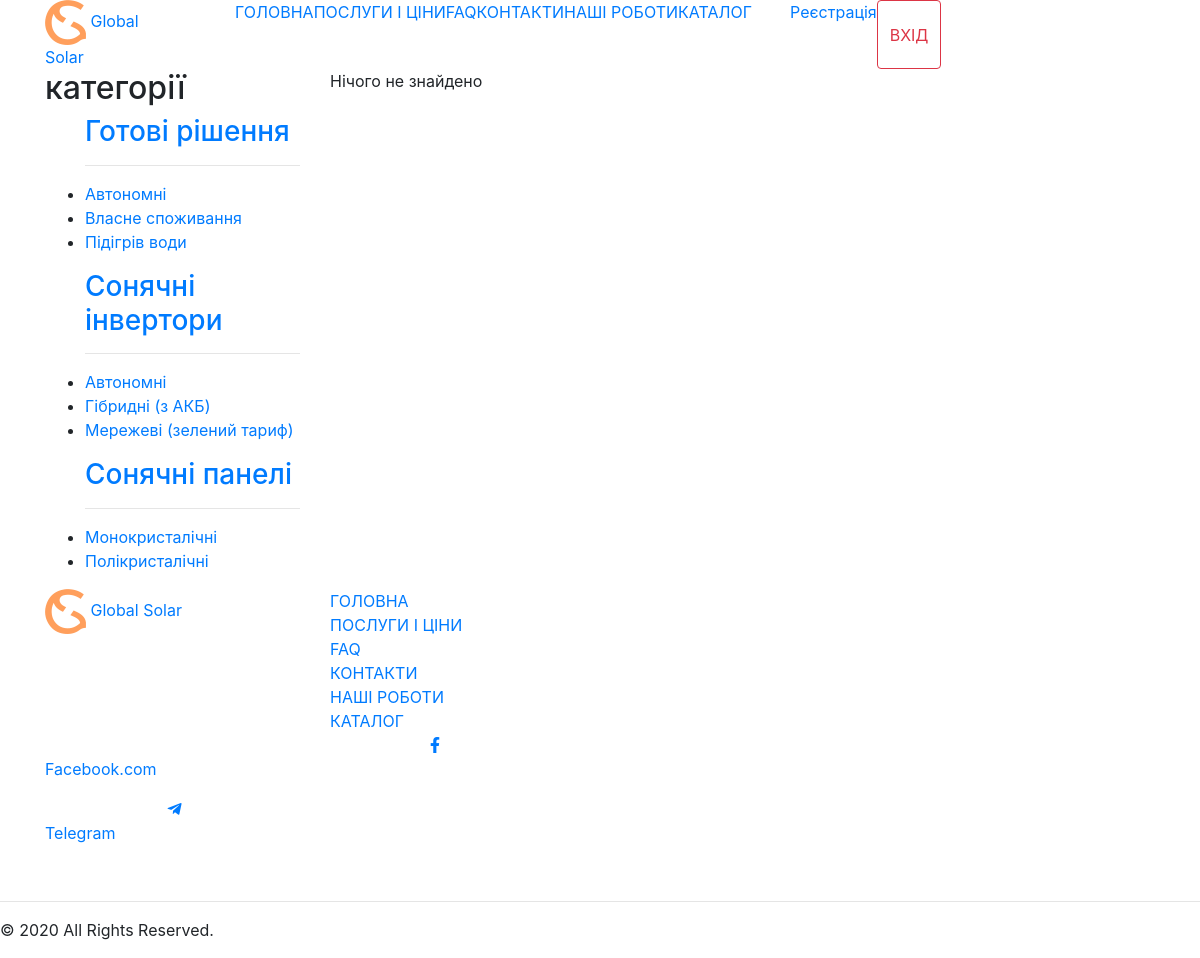
/catalog/SolarInverters, run on an earlier commit of the app's database.
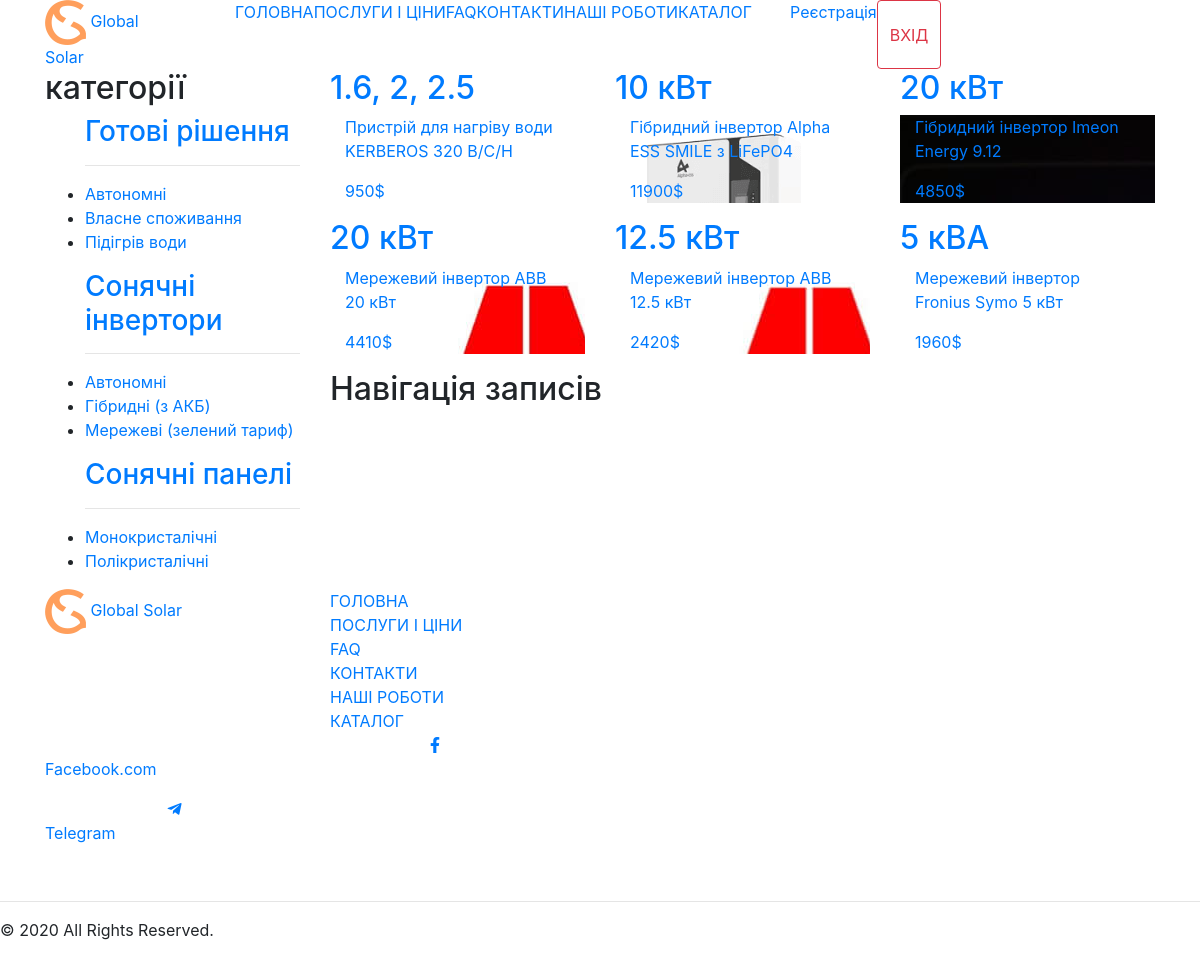
And on a later commit of the database.
### catalog/models.py (models this page shows, shortened)
class Catalog(models.Model):
    title = models.CharField(max_length=100)
    description = models.TextField(blank=True)
    catalog_type = models.CharField(max_length=30)
    power = models.CharField(max_length=30)
    price = models.IntegerField()
    made = models.CharField(max_length=50)
    weight = models.CharField(max_length=50)
    size = models.CharField(max_length=50)
    guarantee = models.CharField(max_length=50)
    is_published = models.BooleanField(default=True)
    photo_0 = models.ImageField(upload_to="photos/%Y/%m/%d/")
    photo_1 = models.ImageField(upload_to="photos/%Y/%m/%d/", blank=True)
    photo_2 = models.ImageField(upload_to="photos/%Y/%m/%d/", blank=True)
    photo_3 = models.ImageField(upload_to="photos/%Y/%m/%d/", blank=True)

### catalog/views.py (the view)
# urls.py: path('SolarInverters', views.SolarInverters, name="SolarInverters"),
def SolarInverters(request):
    SolarPanels = Catalog.objects.all().filter(Q(catalog_type='AutonomousInverters') | Q(catalog_type='HybridInverters') | Q(catalog_type='NetworkInverters'))
    paginator = Paginator(SolarPanels, 9)
    page_number = request.GET.get('page')
    page = paginator.get_page(page_number)
    context = {
        "SolarPanels": page,
    }
    return render(request, "pages/catalog/SolarInverters.html", context)

### templates/pages/catalog/SolarInverters.html (shortened to what this page needs)
{% extends 'base.html' %} {% load static %} {% block content %}
<div class="container-fluid bg-catalog">
  <div class="container catalog">
    <div class="row">
      <div class="col-3">
        <div class="col-12 category pl-0 pr-0">
          <div class="col-12 category_t p-0">
            <h2>категорії</h2>
          </div>
          <ul>
              <h3><a href="{% url 'ReadySolutions' %}">Готові рішення</a></h3>
              <hr />
              <li><a href="{% url 'Autonomous' %}">Автономні</a></li>
              <li><a href="{% url 'OwnConsumption' %}">Власне споживання</a></li>
              <li><a href="{% url 'WaterHeating' %}">Підігрів води</a></li>
            </ul>
            <ul>
              <h3><a href="{% url 'SolarInverters' %}">Сонячні інвертори</a></h3>
              <hr />
              <li><a href="{% url 'AutonomousInverters' %}">Автономні</a></li>
              <li><a href="{% url 'HybridInverters' %}">Гібридні (з АКБ)</a></li>
              <li><a href="{% url 'NetworkInverters' %}">Мережеві (зелений тариф)</a></li>
            </ul>
            <ul>
              <h3><a href="{% url 'SolarPanels' %}">Сонячні панелі</a></h3>
              <hr />
              <li><a href="{% url 'monocrystalline' %}">Монокристалічні</a></li>
              <li><a href="{% url 'polycrystalline' %}">Полікристалічні</a></li>
            </ul>
        </div>
      </div>
      <div class="catalog_tovaru col-9">
          {% if SolarPanels %}
        <div class="row">
            {% for product in SolarPanels %}
          <div class="col-4">
            <a href="{% url 'product' product.id  %}">
              <div class="price_black">
                <div class="col-12 price_black_top p-0">
                  <h2>{{ product.power }}</h2>
                </div>
                <div class="price_black_bottom col-12 p-0" style="background-image: url('{{ product.photo_0.url }}')">
                  <div class="bottom col-12">
                    <p class="info_catalog">{{ product.title }}</p>
                    <p class="price_catalog">{{ product.price }}$</p>
                  </div>
                </div>
              </div>
            </a>
          </div>
            {% endfor %}
        </div>
        <div class="row" id="pagin">
            <div class="col-12">
              <nav
                class="navigation pagination"
                role="navigation"
                aria-label="Навігація записів"
              >
                <h2 class="screen-reader-text">Навігація записів</h2>
              </nav>
            </div>
          </div>
      </div>
        {% else %}
            <div>Нічого не знайдено</div>
            {% endif %}
      </div>
    </div>
  </div>
</div>
{% endblock %}

What changed in the data, as far as the page shows it:
added Catalog: power "1.6, 2, 2.5", photo_0 (picture), title "Пристрій для нагріву води KERBEROS 320 B/C/H", price "950"
added Catalog: power "10 кВт", photo_0 (picture), title "Гібридний інвертор Alpha ESS SMILE з LiFePO4", price "11900"
added Catalog: power "20 кВт", photo_0 (picture), title "Гібридний інвертор Imeon Energy 9.12", price "4850"
added Catalog: power "20 кВт", photo_0 (picture), title "Мережевий інвертор ABB 20 кВт", price "4410"
added Catalog: power "12.5 кВт", photo_0 (picture), title "Мережевий інвертор ABB 12.5 кВт", price "2420"
added Catalog: power "5 кВА", photo_0 (picture), title "Мережевий інвертор Fronius Symo 5 кВт", price "1960"
Also different on the page:
text no longer shown: "Нічого не знайдено"
text now shown: "Навігація записів"
